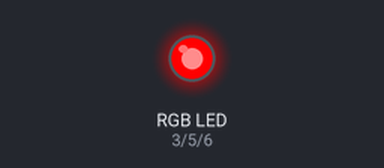
Simulated run of this sketch. Board: Arduino Uno, built with avr-gcc and run on an emulated ATmega328P. Shown: an RGB LED mixed from three pins (HIGH = lit).

Above: at 0.05 s.
At 1.55 s:
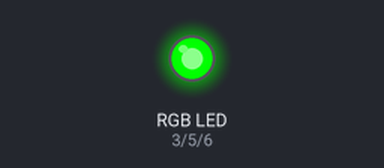
At 3.05 s:
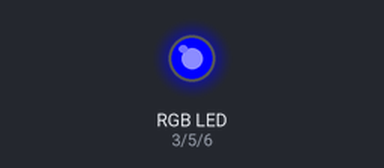
At 6.0 s:
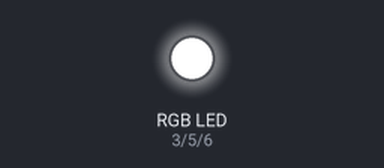
At 8.95 s:
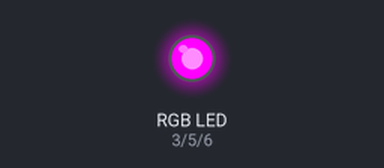
At 12.0 s:
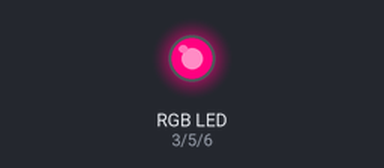
Timing chart, 0 to 15.6 s (numbered marks = the images above):
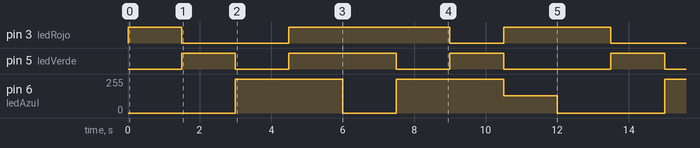

The sketch:

prueba_led_rgb.ino
```cpp
int ledRojo = 3;
int ledVerde = 5;
int ledAzul = 6;

void setup() {
pinMode(ledRojo,OUTPUT);
pinMode(ledVerde,OUTPUT);
pinMode(ledAzul,OUTPUT);
}

void loop() {
//Hacer color rojo
digitalWrite(ledRojo,255);
digitalWrite(ledVerde,0);
digitalWrite(ledAzul,0);
delay(1500);

//Hacer color verde
digitalWrite(ledRojo,0);
digitalWrite(ledVerde,255);
digitalWrite(ledAzul,0);
delay(1500);

//Hacer color azul
digitalWrite(ledRojo,0);
digitalWrite(ledVerde,0);
digitalWrite(ledAzul,255);
delay(1500);

//Hacer color blanco
digitalWrite(ledRojo,255);
digitalWrite(ledVerde,255);
digitalWrite(ledAzul,255);
delay(1500);

//Hacer color amarillo
digitalWrite(ledRojo,255);
digitalWrite(ledVerde,255);
digitalWrite(ledAzul,0);
delay(1500);

//Hacer color magenta
digitalWrite(ledRojo,255);
digitalWrite(ledVerde,0);
digitalWrite(ledAzul,255);
delay(1500);

//Hacer color cian
digitalWrite(ledRojo,0);
digitalWrite(ledVerde,255);
digitalWrite(ledAzul,255);
delay(1500);


//Hacer color rosa
analogWrite(ledRojo,255);
analogWrite(ledVerde,0);
analogWrite(ledAzul,128);
delay(1500);
}
```

Measured:
- by itself, pin 3 (ledRojo): repeats every 12.0 s: LOW 3.0 s, HIGH 4.5 s, LOW 1.5 s, HIGH 3.0 s
- by itself, pin 5 (ledVerde): repeats every 12.0 s: LOW 1.5 s, HIGH 3.0 s, LOW 1.5 s, HIGH 1.5 s, LOW 3.0 s, HIGH 1.5 s
- by itself, pin 6 (ledAzul): repeats every 12.0 s: 0/255 1.5 s, 255/255 3.0 s, 128/255 1.5 s, 0/255 3.0 s, 255/255 3.0 s
